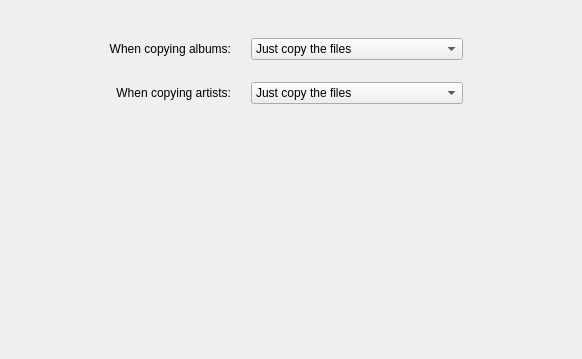
<?xml version="1.0" encoding="UTF-8"?>
<ui version="4.0">
 <class>OptionsWindow</class>
 <widget class="QMainWindow" name="OptionsWindow">
  <property name="geometry">
   <rect>
    <x>0</x>
    <y>0</y>
    <width>582</width>
    <height>359</height>
   </rect>
  </property>
  <property name="windowTitle">
   <string>MainWindow</string>
  </property>
  <property name="styleSheet">
   <string notr="true">.QMainWindow {
	padding:: 0;
	margin: 0;
}

#tbOptions {
	border: none;
}</string>
  </property>
  <widget class="QWidget" name="CentralWidget">
   <property name="styleSheet">
    <string notr="true">#CentralWidget {
	padding: 0;
	margin: 0;
	border: none;
}</string>
   </property>
   <layout class="QGridLayout" name="gridLayout">
    <item row="0" column="0">
     <widget class="QStackedWidget" name="stckOptionsPages">
      <property name="currentIndex">
       <number>1</number>
      </property>
      <widget class="QWidget" name="pgOptionsLibrary">
       <layout class="QGridLayout" name="gridLayout_2">
        <item row="0" column="0">
         <widget class="QWidget" name="widget" native="true">
          <layout class="QGridLayout" name="gridLayout_3">
           <property name="leftMargin">
            <number>0</number>
           </property>
           <property name="topMargin">
            <number>0</number>
           </property>
           <property name="rightMargin">
            <number>0</number>
           </property>
           <property name="bottomMargin">
            <number>0</number>
           </property>
           <property name="spacing">
            <number>20</number>
           </property>
           <item row="1" column="1">
            <widget class="QPushButton" name="bReloadLibrary">
             <property name="maximumSize">
              <size>
               <width>100</width>
               <height>16777215</height>
              </size>
             </property>
             <property name="text">
              <string>Reload</string>
             </property>
            </widget>
           </item>
           <item row="1" column="0">
            <widget class="QLabel" name="lReloadLibrary">
             <property name="minimumSize">
              <size>
               <width>200</width>
               <height>0</height>
              </size>
             </property>
             <property name="text">
              <string>Reload library:</string>
             </property>
             <property name="alignment">
              <set>Qt::AlignRight|Qt::AlignTrailing|Qt::AlignVCenter</set>
             </property>
            </widget>
           </item>
           <item row="0" column="1">
            <widget class="QLineEdit" name="iLibraryXML">
             <property name="toolTip">
              <string>Please orivide a path to the XML file of your Music Library.</string>
             </property>
            </widget>
           </item>
           <item row="0" column="2">
            <widget class="QPushButton" name="bLibraryXML">
             <property name="text">
              <string>select</string>
             </property>
            </widget>
           </item>
           <item row="0" column="0">
            <widget class="QLabel" name="lLibraryXML">
             <property name="minimumSize">
              <size>
               <width>200</width>
               <height>0</height>
              </size>
             </property>
             <property name="text">
              <string>Path to Library (XML):</string>
             </property>
             <property name="alignment">
              <set>Qt::AlignRight|Qt::AlignTrailing|Qt::AlignVCenter</set>
             </property>
            </widget>
           </item>
           <item row="2" column="1" colspan="2">
            <widget class="QPlainTextEdit" name="txtLibraryInfo">
             <property name="font">
              <font>
               <pointsize>12</pointsize>
               <italic>false</italic>
               <stylestrategy>PreferAntialias</stylestrategy>
              </font>
             </property>
             <property name="toolTip">
              <string>Information about your Library file</string>
             </property>
             <property name="autoFillBackground">
              <bool>false</bool>
             </property>
             <property name="styleSheet">
              <string notr="true">#txtLibraryInfo {
	background-color: transparent;
}</string>
             </property>
             <property name="frameShape">
              <enum>QFrame::NoFrame</enum>
             </property>
             <property name="frameShadow">
              <enum>QFrame::Plain</enum>
             </property>
             <property name="readOnly">
              <bool>true</bool>
             </property>
             <property name="plainText">
              <string>Playlists: 999
Songs: 999
Artists: 999
Albums: 999
Last updated: 12.1.2021</string>
             </property>
            </widget>
           </item>
          </layout>
         </widget>
        </item>
       </layout>
      </widget>
      <widget class="QWidget" name="pgOptionsCopying">
       <widget class="QWidget" name="widget_2" native="true">
        <property name="geometry">
         <rect>
          <x>10</x>
          <y>10</y>
          <width>444</width>
          <height>72</height>
         </rect>
        </property>
        <layout class="QGridLayout" name="gridLayout_4">
         <property name="leftMargin">
          <number>0</number>
         </property>
         <property name="topMargin">
          <number>0</number>
         </property>
         <property name="rightMargin">
          <number>0</number>
         </property>
         <property name="bottomMargin">
          <number>0</number>
         </property>
         <property name="spacing">
          <number>20</number>
         </property>
         <item row="0" column="0">
          <widget class="QLabel" name="lAlbumCopy">
           <property name="minimumSize">
            <size>
             <width>200</width>
             <height>0</height>
            </size>
           </property>
           <property name="text">
            <string>When copying albums:</string>
           </property>
           <property name="alignment">
            <set>Qt::AlignRight|Qt::AlignTrailing|Qt::AlignVCenter</set>
           </property>
          </widget>
         </item>
         <item row="0" column="1">
          <widget class="QComboBox" name="cbAlbumCopy">
           <item>
            <property name="text">
             <string>Just copy the files</string>
            </property>
           </item>
           <item>
            <property name="text">
             <string>Create a playlist with all albums</string>
            </property>
           </item>
           <item>
            <property name="text">
             <string>Create a playlist for each album</string>
            </property>
           </item>
          </widget>
         </item>
         <item row="1" column="0">
          <widget class="QLabel" name="lArtistCopy">
           <property name="minimumSize">
            <size>
             <width>200</width>
             <height>0</height>
            </size>
           </property>
           <property name="text">
            <string>When copying artists:</string>
           </property>
           <property name="alignment">
            <set>Qt::AlignRight|Qt::AlignTrailing|Qt::AlignVCenter</set>
           </property>
          </widget>
         </item>
         <item row="1" column="1">
          <widget class="QComboBox" name="cbArtistCopy">
           <item>
            <property name="text">
             <string>Just copy the files</string>
            </property>
           </item>
           <item>
            <property name="text">
             <string>Create a playlist with all artists</string>
            </property>
           </item>
           <item>
            <property name="text">
             <string>Create a playlist for each artist</string>
            </property>
           </item>
          </widget>
         </item>
        </layout>
       </widget>
      </widget>
     </widget>
    </item>
   </layout>
  </widget>
  <widget class="QToolBar" name="tbOptions">
   <property name="windowTitle">
    <string>toolBar</string>
   </property>
   <property name="layoutDirection">
    <enum>Qt::LeftToRight</enum>
   </property>
   <property name="movable">
    <bool>false</bool>
   </property>
   <property name="iconSize">
    <size>
     <width>48</width>
     <height>48</height>
    </size>
   </property>
   <property name="toolButtonStyle">
    <enum>Qt::ToolButtonTextUnderIcon</enum>
   </property>
   <property name="floatable">
    <bool>false</bool>
   </property>
   <attribute name="toolBarArea">
    <enum>TopToolBarArea</enum>
   </attribute>
   <attribute name="toolBarBreak">
    <bool>false</bool>
   </attribute>
  </widget>
 </widget>
 <resources/>
 <connections/>
</ui>
